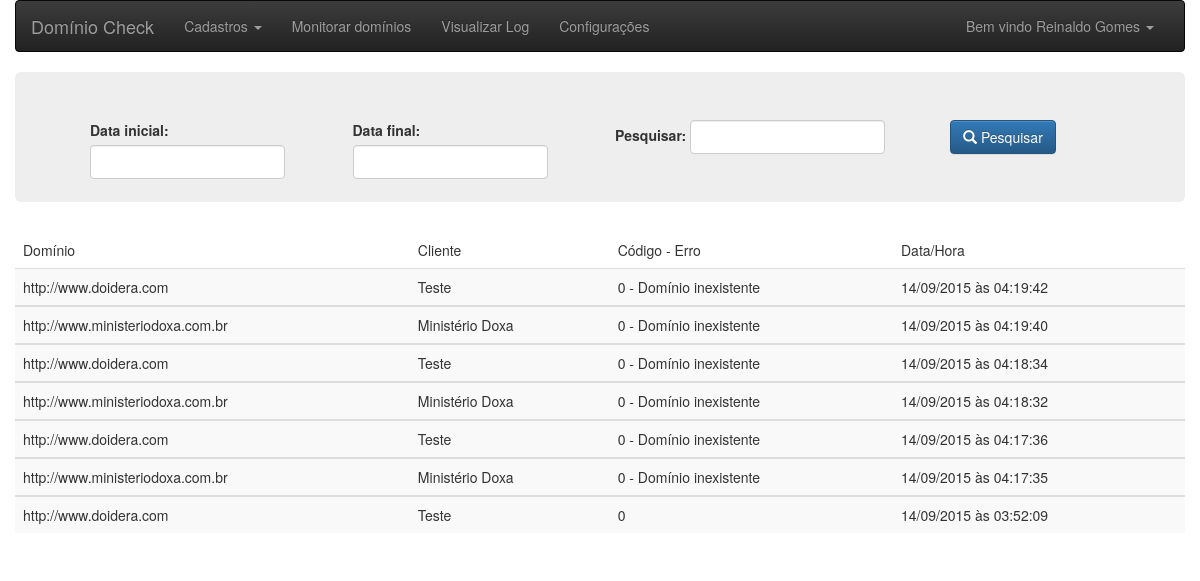
/log.php (signed in), run on the app's committed database.
### tables this page shows
CREATE TABLE IF NOT EXISTS `log` (
  `id_log` int(11) NOT NULL,
  `id_dominio` int(11) NOT NULL,
  `cliente` varchar(250) NOT NULL,
  `nome_dominio` varchar(250) NOT NULL,
  `erro` varchar(200) NOT NULL,
  `data_hora` datetime NOT NULL
);

### log_db_actions.php (called while the page is built, shortened)
<?php
include_once 'db_config.php';
if (empty($_POST['dt_inicial']) && empty($_POST['dt_final']) && empty($_POST['parametro'])) {
    $res = $MySQLiconn->query("SELECT * FROM log ORDER BY log.data_hora DESC LIMIT 50");
} elseif (empty($_POST['dt_inicial']) && empty($_POST['dt_final'])) {
	$parametro = $_POST['parametro'];
    $res = $MySQLiconn->query("SELECT * FROM log WHERE (log.nome_dominio LIKE '%" . $parametro . "%' OR log.cliente LIKE '%" . $parametro . "%' OR log.cod_erro LIKE '%" . $parametro . "%' OR log.descricao LIKE '%" . $parametro . "%')");
} elseif (empty($_POST['parametro'])) {
	$dt_ini = converte_data_ini($_POST['dt_inicial']);
	$dt_fim = converte_data_fim($_POST['dt_final']);
    $res = $MySQLiconn->query("SELECT * FROM log WHERE data_hora>= '" . $dt_ini . "' AND  data_hora<='" . $dt_fim . "'");
}

### log.php (the view, shortened to what this page needs)
<?php
include 'log_db_actions.php';
include 'template/header.php';
?>
<div class="">
    <div class="jumbotron">
        <form class="form-inline" method="post">
            <div class="form-group col-md-3">
                <label for="dt_inicial">Data inicial:</label>
                <input type="text" class="form-control" id="dt_inicial" name="dt_inicial" >
            </div>
            <div class="form-group col-md-3">
                <label for="dt_final">Data final:</label>
                <input type="text" class="form-control" id="dt_final" name="dt_final" >
            </div>
            <div class="form-group col-md-4">
                <label for="parametro">Pesquisar:</label>
                <input type="text" class="form-control" id="parametro" name="parametro" >
            </div>
            <button class="btn btn-primary" type="submit" name="pesquisar"><span class="glyphicon glyphicon-search" aria-hidden="true"></span> Pesquisar</button>
        </form>
    </div>
    <div>
        <table class="table table-hover table-striped" id="my_table">
            <thead>
                <tr>
                    <td>Domínio</td>
                    <td>Cliente</td>
                    <td>Código - Erro</td>
                    <td>Data/Hora</td>
                </tr>
            </thead>
            <?php
            while ($row = $res->fetch_array()) {
                ?>
                <tbody>
                    <tr>
                        <td><?php echo $row['nome_dominio']; ?></td>
                        <td><?php echo $row['cliente']; ?></td>
                        <td><?php echo $row['erro']; ?></td>
                        <td><?php echo date('d/m/Y', strtotime($row['data_hora'])) . " às " . date('H:i:s', strtotime($row['data_hora'])); ?></td>
                    </tr>
                </tbody>
    <?php
}
?>
        </table>
    </div>
</div>
<?php include 'template/footer.php'; ?>

### data on the page
log: nome_dominio "http://www.doidera.com", cliente "Teste", erro "0 - Domínio inexistente", data_hora "14/09/2015", data_hora "04:19:42"
log: nome_dominio "http://www.ministeriodoxa.com.br", cliente "Ministério Doxa", erro "0 - Domínio inexistente", data_hora "14/09/2015", data_hora "04:19:40"
log: nome_dominio "http://www.doidera.com", cliente "Teste", erro "0 - Domínio inexistente", data_hora "14/09/2015", data_hora "04:18:34"
log: nome_dominio "http://www.ministeriodoxa.com.br", cliente "Ministério Doxa", erro "0 - Domínio inexistente", data_hora "14/09/2015", data_hora "04:18:32"
log: nome_dominio "http://www.doidera.com", cliente "Teste", erro "0 - Domínio inexistente", data_hora "14/09/2015", data_hora "04:17:36"
log: nome_dominio "http://www.ministeriodoxa.com.br", cliente "Ministério Doxa", erro "0 - Domínio inexistente", data_hora "14/09/2015", data_hora "04:17:35"
log: nome_dominio "http://www.doidera.com", cliente "Teste", erro "0", data_hora "14/09/2015", data_hora "03:52:09"

### other printed values
$ses->getNode('nome_usuario') "Reinaldo Gomes"
